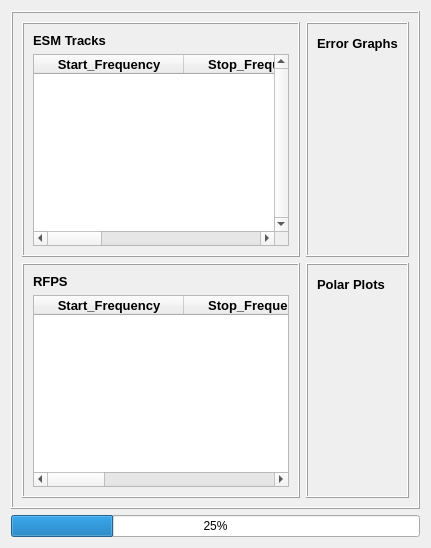
         <widget class="QWidget" name="System_Graphs">
          <layout class="QGridLayout" name="gridLayout_9">
           <item row="0" column="0">
            <widget class="QFrame" name="main_frame">
             <property name="maximumSize">
              <size>
               <width>16777215</width>
               <height>16777215</height>
              </size>
             </property>
             <property name="frameShape">
              <enum>QFrame::Box</enum>
             </property>
             <property name="frameShadow">
              <enum>QFrame::Raised</enum>
             </property>
             <layout class="QGridLayout" name="gridLayout_64">
              <item row="0" column="0">
               <layout class="QVBoxLayout" name="verticalLayout">
                <item>
                 <widget class="QFrame" name="frame_10">
                  <property name="frameShape">
                   <enum>QFrame::Box</enum>
                  </property>
                  <property name="frameShadow">
                   <enum>QFrame::Raised</enum>
                  </property>
                  <layout class="QGridLayout" name="gridLayout_8">
                   <item row="0" column="0">
                    <widget class="QLabel" name="label_44">
                     <property name="font">
                      <font>
                       <family>Arial</family>
                       <pointsize>10</pointsize>
                       <weight>75</weight>
                       <bold>true</bold>
                      </font>
                     </property>
                     <property name="text">
                      <string>ESM Tracks</string>
                     </property>
                    </widget>
                   </item>
                   <item row="1" column="0">
                    <widget class="QTableWidget" name="Sys_ESMTable">
                     <property name="enabled">
                      <bool>true</bool>
                     </property>
                     <property name="sizePolicy">
                      <sizepolicy hsizetype="Expanding" vsizetype="Expanding">
                       <horstretch>0</horstretch>
                       <verstretch>0</verstretch>
                      </sizepolicy>
                     </property>
                     <property name="maximumSize">
                      <size>
                       <width>1677725</width>
                       <height>16777215</height>
                      </size>
                     </property>
                     <property name="font">
                      <font>
                       <family>Arial</family>
                      </font>
                     </property>
                     <property name="verticalScrollBarPolicy">
                      <enum>Qt::ScrollBarAlwaysOn</enum>
                     </property>
                     <property name="showDropIndicator" stdset="0">
                      <bool>true</bool>
                     </property>
                     <property name="iconSize">
                      <size>
                       <width>0</width>
                       <height>0</height>
                      </size>
                     </property>
                     <property name="showGrid">
                      <bool>false</bool>
                     </property>
                     <property name="gridStyle">
                      <enum>Qt::SolidLine</enum>
                     </property>
                     <property name="sortingEnabled">
                      <bool>false</bool>
                     </property>
                     <property name="rowCount">
                      <number>0</number>
                     </property>
                     <attribute name="horizontalHeaderCascadingSectionResizes">
                      <bool>false</bool>
                     </attribute>
                     <attribute name="horizontalHeaderDefaultSectionSize">
                      <number>150</number>
                     </attribute>
                     <attribute name="horizontalHeaderHighlightSections">
                      <bool>true</bool>
                     </attribute>
                     <attribute name="horizontalHeaderShowSortIndicator" stdset="0">
                      <bool>false</bool>
                     </attribute>
                     <attribute name="verticalHeaderDefaultSectionSize">
                      <number>100</number>
                     </attribute>
                     <attribute name="verticalHeaderStretchLastSection">
                      <bool>true</bool>
                     </attribute>
                     <column>
                      <property name="text">
                       <string>Start_Frequency</string>
                      </property>
                      <property name="font">
                       <font>
                        <pointsize>10</pointsize>
                        <weight>75</weight>
                        <bold>true</bold>
                       </font>
                      </property>
                     </column>
                     <column>
                      <property name="text">
                       <string>Stop_Frequency</string>
                      </property>
                      <property name="font">
                       <font>
                        <pointsize>10</pointsize>
                        <weight>75</weight>
                        <bold>true</bold>
                       </font>
                      </property>
                     </column>
                     <column>
                      <property name="text">
                       <string>Measured_Frequency</string>
                      </property>
                      <property name="font">
                       <font>
                        <pointsize>10</pointsize>
                        <weight>75</weight>
                        <bold>true</bold>
                       </font>
                      </property>
                     </column>
                     <column>
                      <property name="text">
                       <string>Error</string>
                      </property>
                      <property name="font">
                       <font>
                        <pointsize>10</pointsize>
                        <weight>75</weight>
                        <bold>true</bold>
                       </font>
                      </property>
                     </column>
                    </widget>
                   </item>
                  </layout>
                 </widget>
                </item>
                <item>
                 <widget class="QFrame" name="frame_14">
                  <property name="frameShape">
                   <enum>QFrame::Box</enum>
                  </property>
                  <property name="frameShadow">
                   <enum>QFrame::Raised</enum>
                  </property>
                  <layout class="QGridLayout" name="gridLayout_2">
                   <item row="0" column="0">
                    <widget class="QLabel" name="label_45">
                     <property name="font">
                      <font>
                       <family>Arial</family>
                       <pointsize>10</pointsize>
                       <weight>75</weight>
                       <bold>true</bold>
                      </font>
                     </property>
                     <property name="text">
                      <string>RFPS</string>
                     </property>
                    </widget>
                   </item>
                   <item row="1" column="0">
                    <widget class="QTableWidget" name="Sys_RFPSTable">
                     <property name="font">
                      <font>
                       <family>Arial</family>
                      </font>
                     </property>
                     <attribute name="horizontalHeaderDefaultSectionSize">
                      <number>150</number>
                     </attribute>
                     <column>
                      <property name="text">
                       <string>Start_Frequency</string>
                      </property>
                      <property name="font">
                       <font>
                        <family>Arial</family>
                        <pointsize>10</pointsize>
                        <weight>75</weight>
                        <bold>true</bold>
                       </font>
                      </property>
                     </column>
                     <column>
                      <property name="text">
                       <string>Stop_Frequency</string>
                      </property>
                      <property name="font">
                       <font>
                        <family>Arial</family>
                        <pointsize>10</pointsize>
                        <weight>75</weight>
                        <bold>true</bold>
                       </font>
                      </property>
                     </column>
                     <column>
                      <property name="text">
                       <string>Measured_Frequency</string>
                      </property>
                      <property name="font">
                       <font>
                        <family>Arial</family>
                        <pointsize>10</pointsize>
                        <weight>75</weight>
                        <bold>true</bold>
                       </font>
                      </property>
                     </column>
                     <column>
                      <property name="text">
                       <string>Error</string>
                      </property>
                      <property name="font">
                       <font>
                        <family>Arial</family>
                        <pointsize>10</pointsize>
                        <weight>75</weight>
                        <bold>true</bold>
                       </font>
                      </property>
                     </column>
                    </widget>
                   </item>
                  </layout>
                 </widget>
                </item>
               </layout>
              </item>
              <item row="0" column="1">
               <layout class="QVBoxLayout" name="verticalLayout_2">
                <item>
                 <widget class="QFrame" name="frame_18">
                  <property name="frameShape">
                   <enum>QFrame::Box</enum>
                  </property>
                  <property name="frameShadow">
                   <enum>QFrame::Raised</enum>
                  </property>
                  <layout class="QGridLayout" name="gridLayout_11">
                   <item row="1" column="0">
                    <widget class="GraphicsLayoutWidget" name="Sys_ErrorGraph" native="true"/>
                   </item>
                   <item row="0" column="0">
                    <widget class="QLabel" name="label_46">
                     <property name="maximumSize">
                      <size>
                       <width>16777215</width>
                       <height>20</height>
                      </size>
                     </property>
                     <property name="font">
                      <font>
                       <family>Arial</family>
                       <pointsize>10</pointsize>
                       <weight>75</weight>
                       <bold>true</bold>
                      </font>
                     </property>
                     <property name="text">
                      <string>Error Graphs</string>
                     </property>
                    </widget>
                   </item>
                  </layout>
                 </widget>
                </item>
                <item>
                 <widget class="QFrame" name="frame_19">
                  <property name="frameShape">
                   <enum>QFrame::Box</enum>
                  </property>
                  <property name="frameShadow">
                   <enum>QFrame::Raised</enum>
                  </property>
                  <layout class="QGridLayout" name="gridLayout_28">
                   <item row="1" column="0">
                    <widget class="GraphicsLayoutWidget" name="Sys_PolarPlot" native="true"/>
                   </item>
                   <item row="0" column="0">
                    <widget class="QLabel" name="label_47">
                     <property name="maximumSize">
                      <size>
                       <width>16777215</width>
                       <height>20</height>
                      </size>
                     </property>
                     <property name="font">
                      <font>
                       <family>Arial</family>
                       <pointsize>10</pointsize>
                       <weight>75</weight>
                       <bold>true</bold>
                      </font>
                     </property>
                     <property name="text">
                      <string>Polar Plots</string>
                     </property>
                    </widget>
                   </item>
                  </layout>
                 </widget>
                </item>
               </layout>
              </item>
             </layout>
            </widget>
           </item>
           <item row="1" column="0">
            <widget class="QProgressBar" name="Sys_ProgBar">
             <property name="value">
              <number>25</number>
             </property>
            </widget>
           </item>
          </layout>
         </widget>
